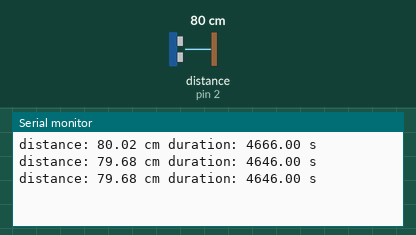
Recording of a sketch running on a simulated Arduino Uno, built with avr-gcc and run on an emulated ATmega328P. Parts: the last lines printed to the serial monitor. Wiring (inferred from the names in the program): ultrasonic range finder: trigger pin 3; echo pin 2. Inputs (shaded band) come from the test bench; at power-on: distance to the obstacle (sensor on pin 2) 80 cm. The echo pulse lasts 58.3 µs per cm.

Above: at 1.3 s.
1.4 s: distance to the obstacle (sensor on pin 2) set to 2 cm
At 1.9 s:
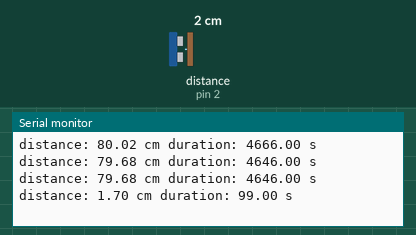
2.9 s: distance to the obstacle (sensor on pin 2) set to 4 cm
At 3.4 s:
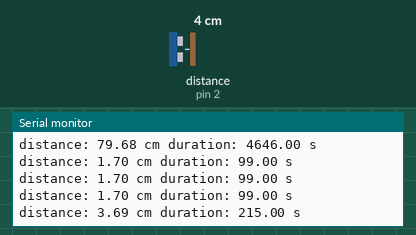
Timing chart, 0 to 5.9 s (numbered marks = the images above; inputs shaded):
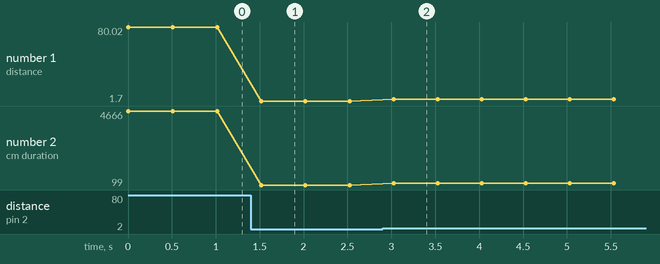

The sketch:

Waterproof_Ultrasonic.ino
```cpp
/*
  JSN-SR04T-V3.0 Ultrasonic Sensor - Mode 0 Demo
  srt04-mode0.ino
  Uses JSN-SR04T-V3.0 Ultrasonic Sensor
  Displays on Serial Monitor

  Mode 0 is default mode with no jumpers or resistors (emulates HC-SR04)

  DroneBot Workshop 2021
  https://dronebotworkshop.com
*/

// Define connections to sensor
#define TRIGPIN 3
#define ECHOPIN 2

#define VCC 4

// Floats to calculate distance
float duration, distance;

void setup() {
  // Set up serial monitor
  Serial.begin(9600);

  // Set pinmodes for sensor connections
  pinMode(VCC, OUTPUT);
  digitalWrite(VCC, HIGH);

  pinMode(ECHOPIN, INPUT);
  pinMode(TRIGPIN, OUTPUT);
}

void loop() {

  // Set the trigger pin LOW for 2uS
  digitalWrite(TRIGPIN, LOW);
  delayMicroseconds(2);

  // Set the trigger pin HIGH for 20us to send pulse
  digitalWrite(TRIGPIN, HIGH);
  delayMicroseconds(20);

  // Return the trigger pin to LOW
  digitalWrite(TRIGPIN, LOW);

  // Measure the width of the incoming pulse
  duration = pulseIn(ECHOPIN, HIGH);

  // Determine distance from duration
  // Use 343 metres per second as speed of sound
  // Divide by 1000 as we want millimeters

  //distance = (duration / 2) * 0.343;
  distance = (duration / 2) * 0.0343;

  // Print result to serial monitor
  Serial.print("distance: ");
  Serial.print(distance);
  Serial.print(" cm ");

  Serial.print("duration: ");
  Serial.print(duration);
  Serial.println(" s");


  // Delay before repeating measurement
  delay(500);
}
```

Measured:
- after the input at 1.4 s, the serial monitor: prints a new line after 0.12 s (image 1)
- after the input at 2.9 s, the serial monitor: prints a new line after 0.12 s (image 2)
- plotted number 1: 79.68 → 1.7 after the input at 1.4 s, 1.7 → 3.69 after the input at 2.9 s
- plotted number 2: 4646 → 99 after the input at 1.4 s, 99 → 215 after the input at 2.9 s
